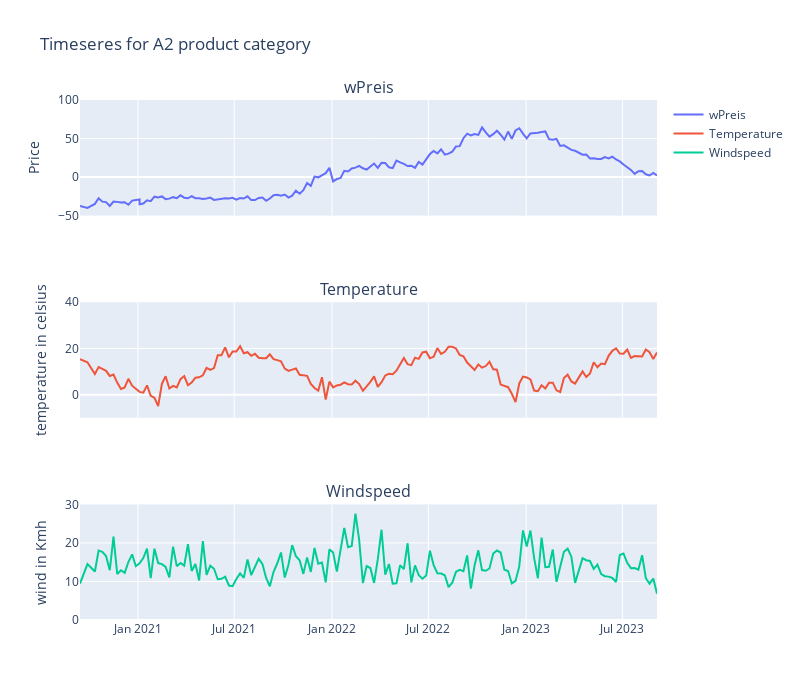

Write notebook code for a chart like this one.
### Code cell
fig = make_subplots(rows=3, cols=1, shared_xaxes=True, subplot_titles=("wPreis", "Temperature", "Windspeed"))

fig.add_trace(go.Scatter(x=wd_A2_2425.date, y=wd_A2_2425.wPreis, mode='lines', name='wPreis'), row=1, col=1)
fig.add_trace(go.Scatter(x=wd_A2_2425.date, y=wd_A2_2425.temperature_2m, mode='lines', name='Temperature'), row=2, col=1)
fig.add_trace(go.Scatter(x=wd_A2_2425.date, y=wd_A2_2425.windspeed_10m, mode='lines', name='Windspeed'), row=3, col=1)

fig.update_yaxes(title_text="Price", row=1, col=1, range=[-50, 100])
fig.update_yaxes(title_text="temperature in celsius", row=2, col=1, range=[-10, 40])
fig.update_yaxes(title_text="wind in Kmh", row=3, col=1, range=[0, 30])

fig.update_layout(height=700, width=800, title_text="Timeseres for A2 product category")

fig.show()

### Figure 1 — Plotly figure (JSON) as saved in the notebook; plotly's stock layout.template omitted (floating-point values rounded to 4 significant figures; data arrays with more than 128 entries replaced by an {"elided": "..."} marker saying what was removed)
{"data": [{"mode": "lines", "name": "wPreis", "type": "scatter", "x": {"elided": "154 str values"}, "xaxis": "x", "y": {"elided": "154 float values"}, "yaxis": "y"}, {"mode": "lines", "name": "Temperature", "type": "scatter", "x": {"elided": "154 str values"}, "xaxis": "x2", "y": {"elided": "154 float values"}, "yaxis": "y2"}, {"mode": "lines", "name": "Windspeed", "type": "scatter", "x": {"elided": "154 str values"}, "xaxis": "x3", "y": {"elided": "154 float values"}, "yaxis": "y3"}], "layout": {"annotations": [{"font": {"size": 16}, "showarrow": false, "text": "wPreis", "x": 0.5, "xanchor": "center", "xref": "paper", "y": 1, "yanchor": "bottom", "yref": "paper"}, {"font": {"size": 16}, "showarrow": false, "text": "Temperature", "x": 0.5, "xanchor": "center", "xref": "paper", "y": 0.6111, "yanchor": "bottom", "yref": "paper"}, {"font": {"size": 16}, "showarrow": false, "text": "Windspeed", "x": 0.5, "xanchor": "center", "xref": "paper", "y": 0.2222, "yanchor": "bottom", "yref": "paper"}], "height": 700, "title": {"text": "Timeseres for A2 product category"}, "width": 800, "xaxis": {"anchor": "y", "domain": [0, 1], "matches": "x3", "showticklabels": false}, "xaxis2": {"anchor": "y2", "domain": [0, 1], "matches": "x3", "showticklabels": false}, "xaxis3": {"anchor": "y3", "domain": [0, 1]}, "yaxis": {"anchor": "x", "domain": [0.7778, 1], "range": [-50, 100], "title": {"text": "Price"}}, "yaxis2": {"anchor": "x2", "domain": [0.3889, 0.6111], "range": [-10, 40], "title": {"text": "temperature in celsius"}}, "yaxis3": {"anchor": "x3", "domain": [0, 0.2222], "range": [0, 30], "title": {"text": "wind in Kmh"}}}}
